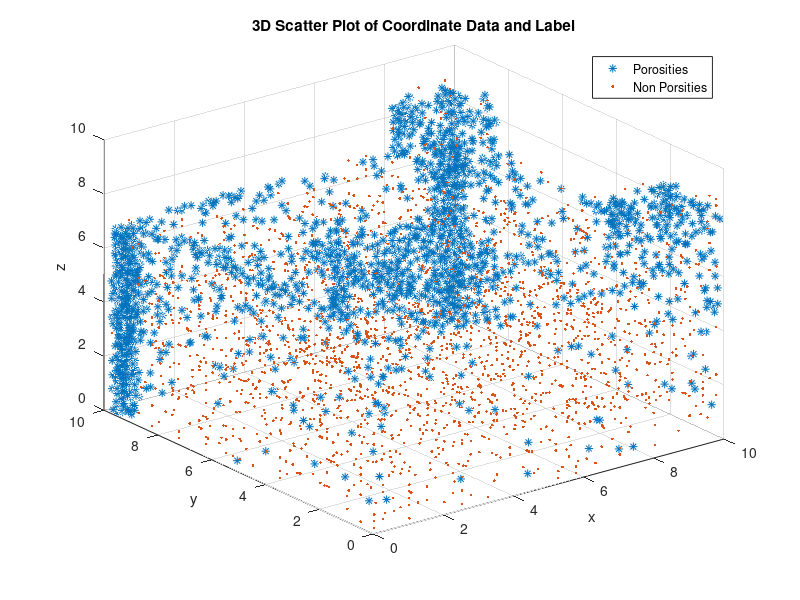
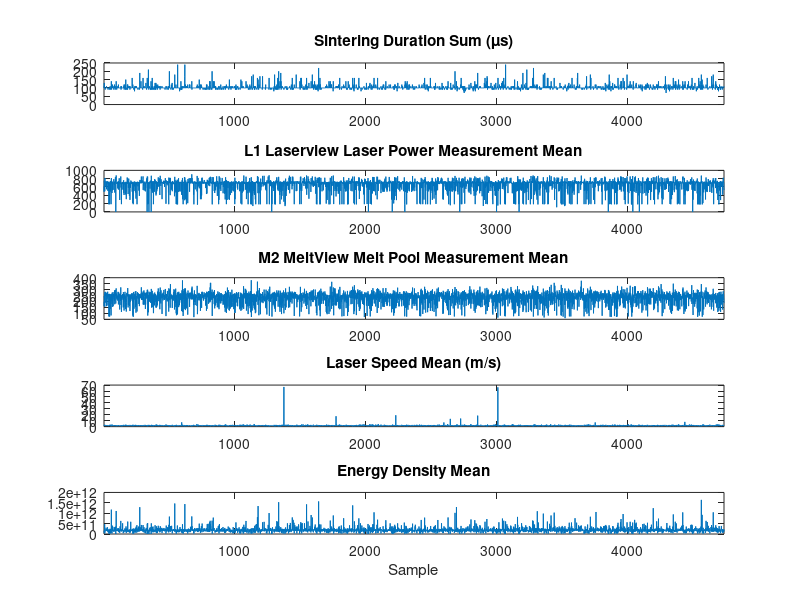

The MATLAB script that drew these images, in order: (Note: this script raises an error after producing the figures.)
%% 3d scatter plot of porisites
load('itpAmCaseStudyData5.mat')
close all

numPorosities = sum(trainClassificationTarget(:) == 1);
numNotPorosities = sum(trainClassificationTarget(:) == 0);

porosityCoords = zeros(numPorosities, 3);
nonPorosityCoords = zeros(numNotPorosities, 3);

pCount = 1;
nCount = 1;

for i = 1:length(trainClassificationTarget)
    if (trainClassificationTarget(i))
        porosityCoords(pCount, :) = [trainCubeCoordData(i, 2), trainCubeCoordData(i, 3), trainCubeCoordData(i, 4)];
        pCount = pCount + 1;
    else
        nonPorosityCoords(nCount, :) = [trainCubeCoordData(i, 2), trainCubeCoordData(i, 3), trainCubeCoordData(i, 4)];
        nCount = nCount + 1;
    end
end

scatter3(porosityCoords(:, 1), porosityCoords(:, 2), porosityCoords(:, 3), '*')
hold on
scatter3(nonPorosityCoords(:, 1), nonPorosityCoords(:, 2), nonPorosityCoords(:, 3), '.')
title('3D Scatter Plot of Coordinate Data and Label')
xlabel('x')
ylabel('y')
zlabel('z')

legend("Porosities", "Non Porsities")
% figure
% 
% title('Non Porosities')
% xlabel('x')
% ylabel('y')
% zlabel('z')

figure
subplot(5, 1, 1)
plot(trainDataMatrix(:, 3))
%title('Sintering Duration Sum')
title('Sintering Duration Sum (\mus)')
xlim('tight')
%xlabel('Sample')
ylim([0 250])

subplot(5, 1, 2)
plot(trainDataMatrix(:, 5))
%title('Laser Power Mean')
title('L1 Laserview Laser Power Measurement Mean')
%xlabel('Sample')
xlim('tight')

subplot(5, 1, 3)
plot(trainDataMatrix(:, 7))
%title('Melt Pool Mean')
title('M2 MeltView Melt Pool Measurement Mean')
%xlabel('Sample')
xlim('tight')

subplot(5, 1, 4)
plot(trainDataMatrix(:, 14))
%title('Laser Speed Mean')
title('Laser Speed Mean (m/s)')
%xlabel('Sample')
xlim('tight')

subplot(5, 1, 5)
plot(trainDataMatrix(:, 16))
%title('Energy Density Mean')
title('Energy Density Mean')
xlabel('Sample')
xlim('tight')


figure
%histogram(trainDataMatrix)

wholeMatrix = [trainDataMatrix DTNC_5 hatchLength];
T = 5;
b = 5;
loopVar = 1;
titles = ["Cube Num", "Border Label", "Sinter Dur Sum", "Sinter Dur Mean", ...
    "L1 Mean", "M1 Mean", "M2 Mean", "L1 Var", "M1 Var", "M2 Var", "L1 Skew", ...
    "M1 Skew", "M2 Skew", "Laser Spd", "Hatch Spacing", "Engy Dens Mean", ...
    "Laser Spd Var", "Hatch Spacing Var", "Engy Dens Var", "DTNC1", "DTNC2", "DTNC3", "DTNC4", "DTNC5", "Hatch Len"];
for v_T = 1:T
   for v_b = 1:b

       
            subplot(T,b, loopVar)
           
            histogram (wholeMatrix(:, loopVar))
            title(titles(loopVar))
            loopVar = loopVar + 1;
       
   end
end


X_scaled = normalize(wholeMatrix ,1); % standardize data 

figure
%histogram(trainDataMatrix)
T = 5;
b = 4;
loopVar = 1;

for v_T = 1:T
   for v_b = 1:b

       
            subplot(T,b, loopVar)
           
            histogram (X_scaled(:, loopVar))
            title(titles(loopVar))
            loopVar = loopVar + 1;
       
   end
end
